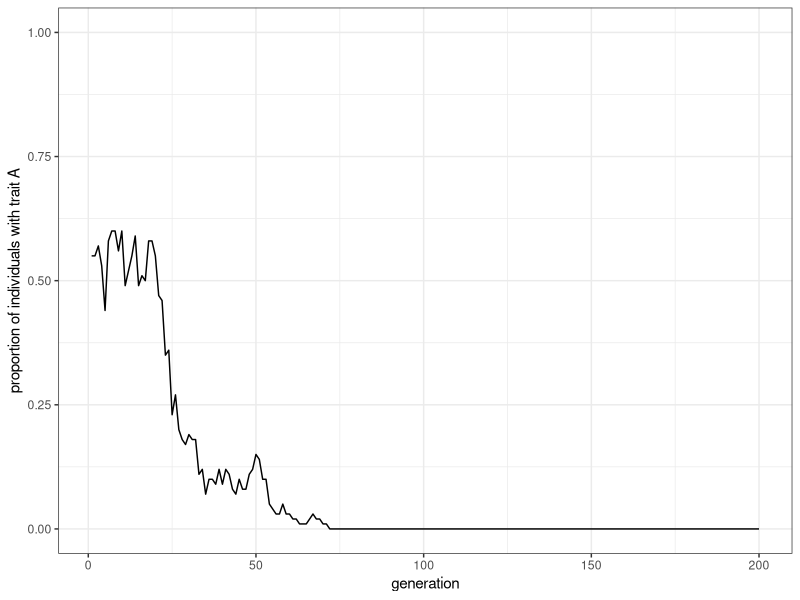
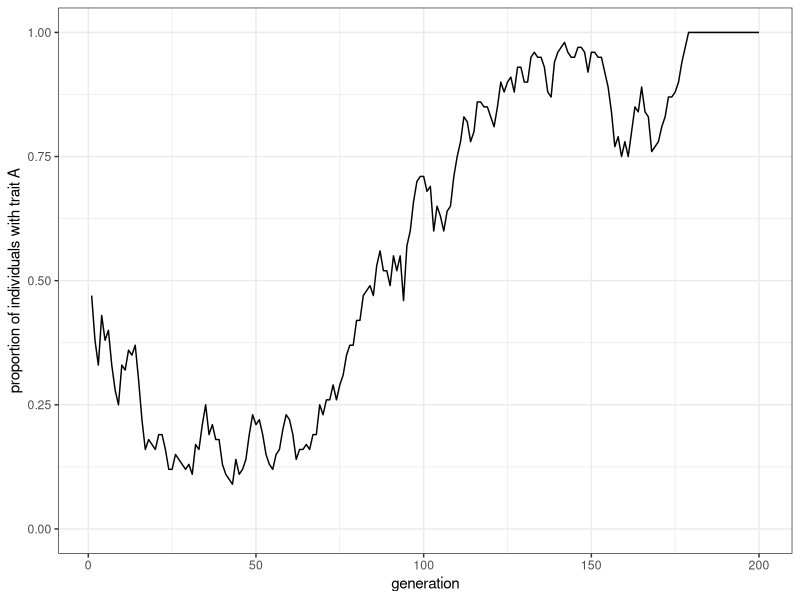
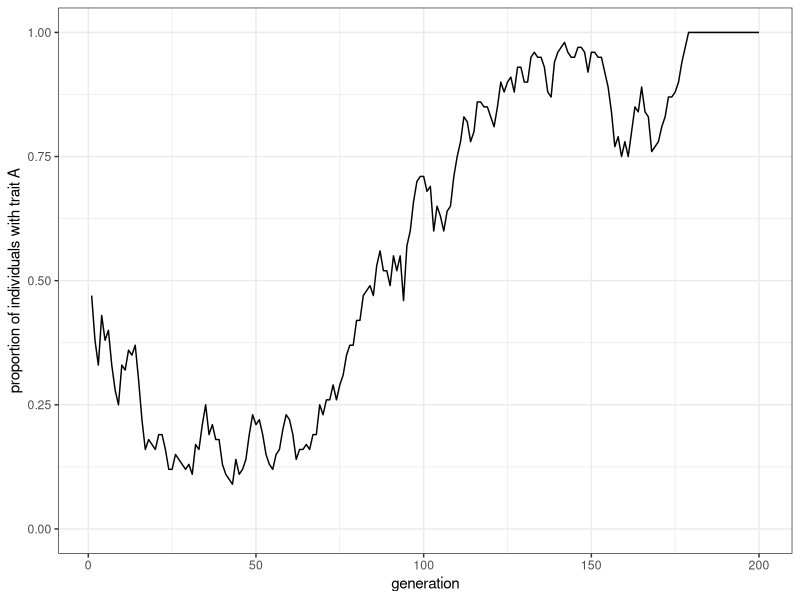
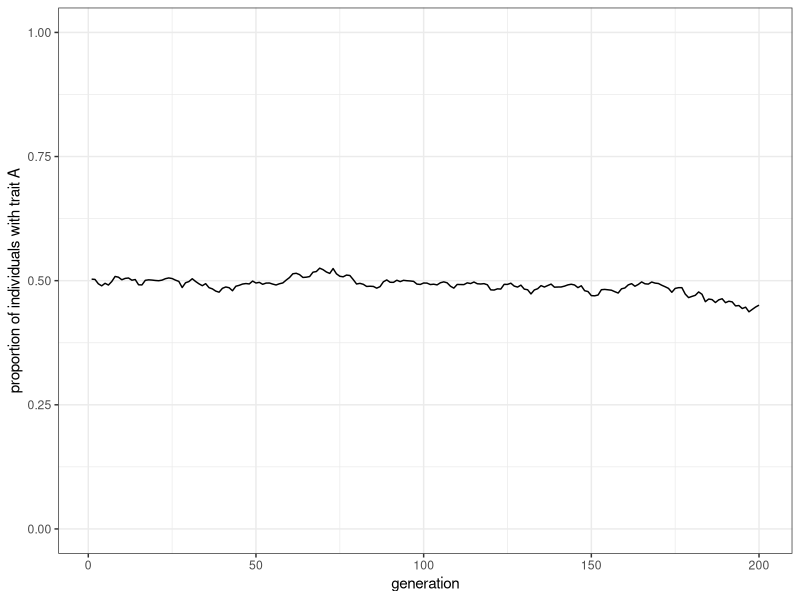
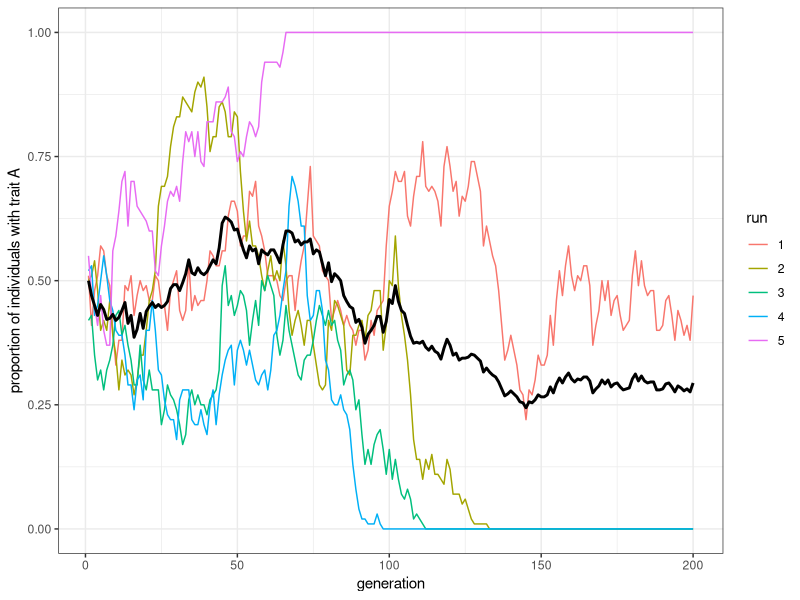
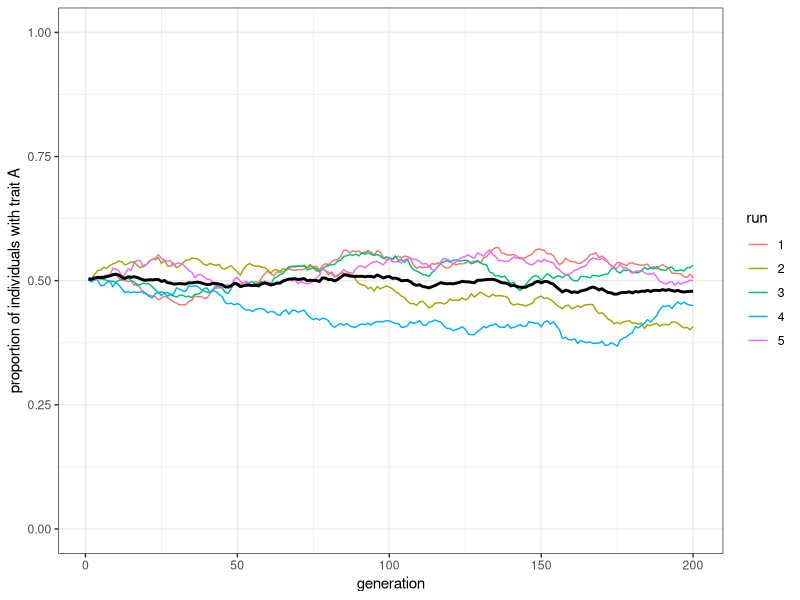
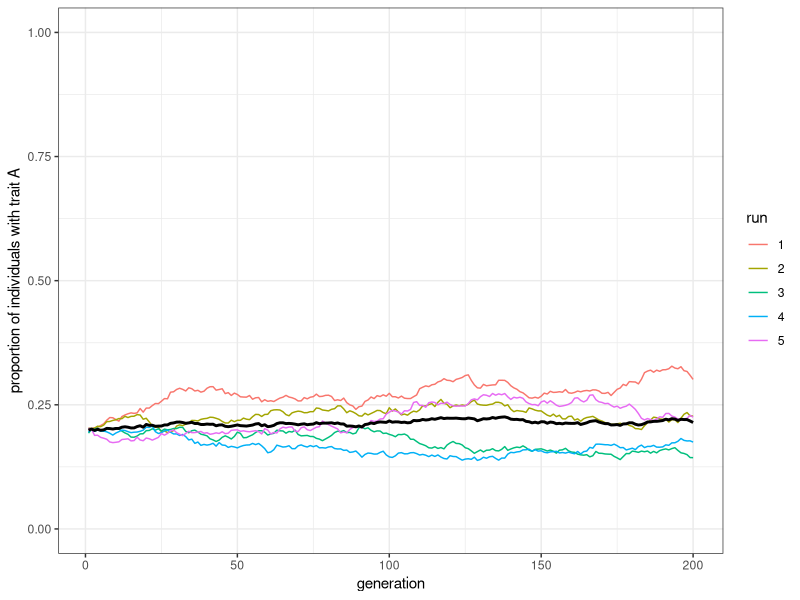

R code for these plots, in order:
## ---- chunk 1
library(tidyverse)

## ---- chunk 2
population_size <- 100
generations <- 200
## ---- chunk 3
population <- sample(c("A", "B"), population_size, replace = TRUE)
## ---- chunk 4
population
## ---- chunk 5
population[4]
## ---- chunk 6
output <- tibble(generation = 1:generations, proportion_of_trait_a = rep(NA_real_, generations))
output
## ---- chunk 7
output$proportion_of_trait_a[1] <- sum(population == "A") / population_size
output
## ---- chunk 8
 for (generation in 2:generations) {
  # populationテーブルをprevious_populationという新しいテーブルにコピー
  previous_population <- population
  # 前世代の個人からランダムに形質をコピーする
  population <- sample(previous_population, population_size, replace = TRUE)
  # proportion_of_trait_aを計算し、outputの今generation世代のところに格納する
  output$proportion_of_trait_a[generation] <- sum(population == "A") / population_size
}
## ---- chunk 9
ggplot(data = output, aes(x = generation, y = proportion_of_trait_a)) +
  geom_line() +
  ylim(c(0, 1)) +
  theme_bw() +
  ylab("proportion of individuals with trait A")
## ---- chunk 10

model_unbiased_transmission <- function(population_size, generations) {
  population <- sample(c("A", "B"), population_size, replace = TRUE)

  output <- tibble(generation = 1:generations, proportion_of_trait_a = rep(NA, generations))

  output$proportion_of_trait_a[1] <- sum(population == "A") / population_size

  for (generation in 2:generations) {
    # Copy individuals to previous_population tibble
    previous_population <- population 
    
    # Randomly copy from previous generation
    population <- sample(previous_population, population_size, replace = TRUE)
    
    # Get p and put it into output slot for this generation t
    output$proportion_of_trait_a[generation] <- sum(population == "A") / population_size
  }
  # Export data from function
  output
}
## ---- chunk 11
data_unbiased_transmission <- model_unbiased_transmission(population_size = 100, generations = 200)
## ---- chunk 12
plot_single_run <- function(data) {
  ggplot(data = data, aes(x = generation, y = proportion_of_trait_a)) +
    geom_line() +
    ylim(c(0, 1)) +
    theme_bw() +
    ylab("proportion of individuals with trait A")
}
## ---- chunk 13
data_unbiased_transmission |>
  plot_single_run()
## ---- chunk 14
plot_single_run(data_unbiased_transmission)
## ---- chunk 15
model_unbiased_transmission(population_size = 10000, generations = 200) |>
  plot_single_run()
## ---- chunk 16
model_unbiased_transmissions <- function(population_size, generations, runs) {
  output <- tibble(
    run = factor(), 
    generation = numeric(), 
    proportion_of_trait_a = numeric()
  )
  # 毎回の試行
  for (run in 1:runs) {
    # 1回の試行の結果を保管するtibbleを初期化
    output_single_run <- tibble(
      run = rep(run, generations) |> as.factor(), 
      generation = 1:generations, 
      proportion_of_trait_a = rep(NA, generations)
    )
    # 第1世代
    population <- sample(c("A", "B"), population_size, replace = TRUE)
    # 第1世代のproportion_of_trait_aを計算
    proportion_of_trait_a <- sum(population == "A") / population_size
    output_single_run$proportion_of_trait_a[1] <- proportion_of_trait_a
    for (generation in 2:generations) {
      # 前タイムステップまでのpopulationベクトルをprevious_populationに移し替える
      previous_population <- population
      # ランダムに前世代の個人から形質をコピーする
      population <- sample(previous_population, population_size, replace = TRUE)
      # proportion_of_trait_aを計算し、
      # tibbleのうちproportion_of_trait_a列のgeneration行目に格納する
      output_single_run$proportion_of_trait_a[generation] <- 
      sum(population == "A") / population_size
    }
    # output tibbleの一番下に今回の試行の結果をbind_rows()関数で付け加える
    output <- bind_rows(output, output_single_run)
  }
  # 全試行の結果がひとつのoutputというtibbleに集約されたので、それを返り値としてエクスポートする
  output
}
## ---- chunk 17
plot_multiple_runs <- function(data) {
  ggplot(data = data, aes(x = generation, y = proportion_of_trait_a)) +
    geom_line(aes(colour = run)) +
    stat_summary(fun = mean, geom = "line", size = 1) +
    ylim(c(0, 1)) +
    theme_bw() +
    ylab("proportion of individuals with trait A")
}
## ---- chunk 18
data <- model_unbiased_transmissions(population_size = 100, generations = 200, runs = 5)
plot_multiple_runs(data)
## ---- chunk 19
data
## ---- chunk 20
data <- model_unbiased_transmissions(population_size = 10000, generations = 200, runs = 5)
plot_multiple_runs(data)
## ---- chunk 21

model_unbiased_transmissions_varying_initial_condition <- function(
  population_size,
  generations,
  runs, 
  initial_proportion_of_trait_a) {
  output <- tibble(
    run = factor(), 
    generation = numeric(), 
    proportion_of_trait_a = numeric()
  )
  for (run in 1:runs) {
    # 1回の試行の結果を保管するtibbleを初期化
    output_single_run <- tibble(
      run = rep(run, generations) |> as.factor(), 
      generation = 1:generations, 
      proportion_of_trait_a = rep(NA, generations)
    )
    # 第1世代
    population <- sample(
      c("A", "B"), 
      population_size, replace = TRUE, 
      prob = c(initial_proportion_of_trait_a, 1 - initial_proportion_of_trait_a)
    )
    # 第1世代のproportion_of_trait_aを計算
    proportion_of_trait_a <- sum(population == "A") / population_size
    output_single_run$proportion_of_trait_a[1] <- proportion_of_trait_a
    for (generation in 2:generations) {
      # 前タイムステップまでのpopulationベクトルをprevious_populationに移し替える
      previous_population <- population
      # ランダムに前世代の個人から形質をコピーする
      population <- sample(previous_population, population_size, replace = TRUE)
      # proportion_of_trait_aを計算し、tibbleのうち
      # proportion_of_trait_a列のgeneration行目に格納する
      output_single_run$proportion_of_trait_a[generation] <- 
      sum(population == "A") / population_size
    }
    # output tibbleの一番下に今回の試行の結果をbind_rows()関数で付け加える
    output <- bind_rows(output, output_single_run)
  }
  # 全試行の結果がひとつのoutputというtibbleに集約されたので、それを返り値としてエクスポートする
  output
}
## ---- chunk 22
model_unbiased_transmissions_varying_initial_condition(
  population_size = 10000,
  initial_proportion_of_trait_a = 0.2,
  generations = 200,
  runs = 5) |>
  plot_multiple_runs()
